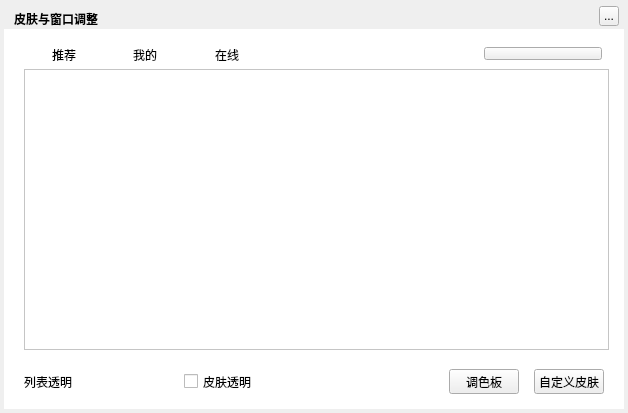
<?xml version="1.0" encoding="UTF-8"?>
<ui version="4.0">
 <class>MusicBackgroundSkinDialog</class>
 <widget class="QWidget" name="MusicBackgroundSkinDialog">
  <property name="geometry">
   <rect>
    <x>0</x>
    <y>0</y>
    <width>628</width>
    <height>413</height>
   </rect>
  </property>
  <property name="windowTitle">
   <string>皮肤与窗口调整</string>
  </property>
  <widget class="MusicTransitionAnimationLabel" name="background">
   <property name="geometry">
    <rect>
     <x>4</x>
     <y>4</y>
     <width>620</width>
     <height>405</height>
    </rect>
   </property>
   <property name="styleSheet">
    <string notr="true"/>
   </property>
   <property name="text">
    <string/>
   </property>
  </widget>
  <widget class="QLabel" name="topTitleName">
   <property name="geometry">
    <rect>
     <x>14</x>
     <y>6</y>
     <width>100</width>
     <height>25</height>
    </rect>
   </property>
   <property name="styleSheet">
    <string notr="true">color:&quot;#FFFFFF&quot;;font-weight:bold</string>
   </property>
   <property name="text">
    <string>皮肤与窗口调整</string>
   </property>
  </widget>
  <widget class="QToolButton" name="topTitleCloseButton">
   <property name="geometry">
    <rect>
     <x>599</x>
     <y>6</y>
     <width>20</width>
     <height>20</height>
    </rect>
   </property>
   <property name="text">
    <string>...</string>
   </property>
  </widget>
  <widget class="MusicClickedLabel" name="recommendSkin">
   <property name="geometry">
    <rect>
     <x>24</x>
     <y>40</y>
     <width>80</width>
     <height>30</height>
    </rect>
   </property>
   <property name="cursor">
    <cursorShape>PointingHandCursor</cursorShape>
   </property>
   <property name="text">
    <string>推荐</string>
   </property>
   <property name="alignment">
    <set>Qt::AlignCenter</set>
   </property>
  </widget>
  <widget class="QPushButton" name="customSkin">
   <property name="geometry">
    <rect>
     <x>534</x>
     <y>369</y>
     <width>70</width>
     <height>25</height>
    </rect>
   </property>
   <property name="cursor">
    <cursorShape>PointingHandCursor</cursorShape>
   </property>
   <property name="text">
    <string>自定义皮肤</string>
   </property>
  </widget>
  <widget class="QPushButton" name="paletteButton">
   <property name="geometry">
    <rect>
     <x>449</x>
     <y>369</y>
     <width>70</width>
     <height>25</height>
    </rect>
   </property>
   <property name="cursor">
    <cursorShape>PointingHandCursor</cursorShape>
   </property>
   <property name="text">
    <string>调色板</string>
   </property>
  </widget>
  <widget class="QWidget" name="backgroundMask" native="true">
   <property name="geometry">
    <rect>
     <x>4</x>
     <y>29</y>
     <width>620</width>
     <height>380</height>
    </rect>
   </property>
   <property name="styleSheet">
    <string notr="true">background:white;</string>
   </property>
   <widget class="MusicAnimationStackedWidget" name="stackedWidget">
    <property name="geometry">
     <rect>
      <x>20</x>
      <y>40</y>
      <width>585</width>
      <height>281</height>
     </rect>
    </property>
    <widget class="QScrollArea" name="recommandScrollArea"/>
    <widget class="QScrollArea" name="userScrollArea"/>
    <widget class="QScrollArea" name="remoteScrollArea"/>
   </widget>
  </widget>
  <widget class="MusicBackgroundPopWidget" name="listTransparentButton" native="true">
   <property name="geometry">
    <rect>
     <x>89</x>
     <y>369</y>
     <width>70</width>
     <height>25</height>
    </rect>
   </property>
   <property name="cursor">
    <cursorShape>PointingHandCursor</cursorShape>
   </property>
  </widget>
  <widget class="QLabel" name="listTransparentLabel">
   <property name="geometry">
    <rect>
     <x>24</x>
     <y>369</y>
     <width>60</width>
     <height>25</height>
    </rect>
   </property>
   <property name="text">
    <string>列表透明</string>
   </property>
  </widget>
  <widget class="MusicBackgroundPopWidget" name="skinTransparentButton" native="true">
   <property name="geometry">
    <rect>
     <x>259</x>
     <y>369</y>
     <width>70</width>
     <height>25</height>
    </rect>
   </property>
   <property name="cursor">
    <cursorShape>PointingHandCursor</cursorShape>
   </property>
   <property name="styleSheet">
    <string notr="true"/>
   </property>
  </widget>
  <widget class="QPushButton" name="resetWindowButton">
   <property name="geometry">
    <rect>
     <x>484</x>
     <y>47</y>
     <width>118</width>
     <height>13</height>
    </rect>
   </property>
   <property name="cursor">
    <cursorShape>PointingHandCursor</cursorShape>
   </property>
   <property name="text">
    <string/>
   </property>
  </widget>
  <widget class="MusicClickedLabel" name="mySkin">
   <property name="geometry">
    <rect>
     <x>105</x>
     <y>40</y>
     <width>80</width>
     <height>30</height>
    </rect>
   </property>
   <property name="cursor">
    <cursorShape>PointingHandCursor</cursorShape>
   </property>
   <property name="text">
    <string>我的</string>
   </property>
   <property name="alignment">
    <set>Qt::AlignCenter</set>
   </property>
  </widget>
  <widget class="MusicClickedLabel" name="remoteSkin">
   <property name="geometry">
    <rect>
     <x>187</x>
     <y>40</y>
     <width>80</width>
     <height>30</height>
    </rect>
   </property>
   <property name="cursor">
    <cursorShape>PointingHandCursor</cursorShape>
   </property>
   <property name="text">
    <string>在线</string>
   </property>
   <property name="alignment">
    <set>Qt::AlignCenter</set>
   </property>
  </widget>
  <widget class="QCheckBox" name="skinTransparentLabelBox">
   <property name="geometry">
    <rect>
     <x>184</x>
     <y>369</y>
     <width>70</width>
     <height>25</height>
    </rect>
   </property>
   <property name="text">
    <string>皮肤透明</string>
   </property>
  </widget>
  <zorder>background</zorder>
  <zorder>backgroundMask</zorder>
  <zorder>topTitleName</zorder>
  <zorder>topTitleCloseButton</zorder>
  <zorder>recommendSkin</zorder>
  <zorder>customSkin</zorder>
  <zorder>paletteButton</zorder>
  <zorder>listTransparentLabel</zorder>
  <zorder>listTransparentButton</zorder>
  <zorder>skinTransparentButton</zorder>
  <zorder>resetWindowButton</zorder>
  <zorder>mySkin</zorder>
  <zorder>remoteSkin</zorder>
  <zorder>skinTransparentLabelBox</zorder>
 </widget>
 <customwidgets>
  <customwidget>
   <class>MusicTransitionAnimationLabel</class>
   <extends>QLabel</extends>
   <header>musictransitionanimationlabel.h</header>
  </customwidget>
  <customwidget>
   <class>MusicClickedLabel</class>
   <extends>QLabel</extends>
   <header>musicclickedlabel.h</header>
   <container>1</container>
  </customwidget>
  <customwidget>
   <class>MusicBackgroundPopWidget</class>
   <extends>QWidget</extends>
   <header>musicbackgroundpopwidget.h</header>
   <container>1</container>
  </customwidget>
  <customwidget>
   <class>MusicAnimationStackedWidget</class>
   <extends>QStackedWidget</extends>
   <header>musicanimationstackedwidget.h</header>
   <container>1</container>
  </customwidget>
 </customwidgets>
 <resources/>
 <connections/>
</ui>
